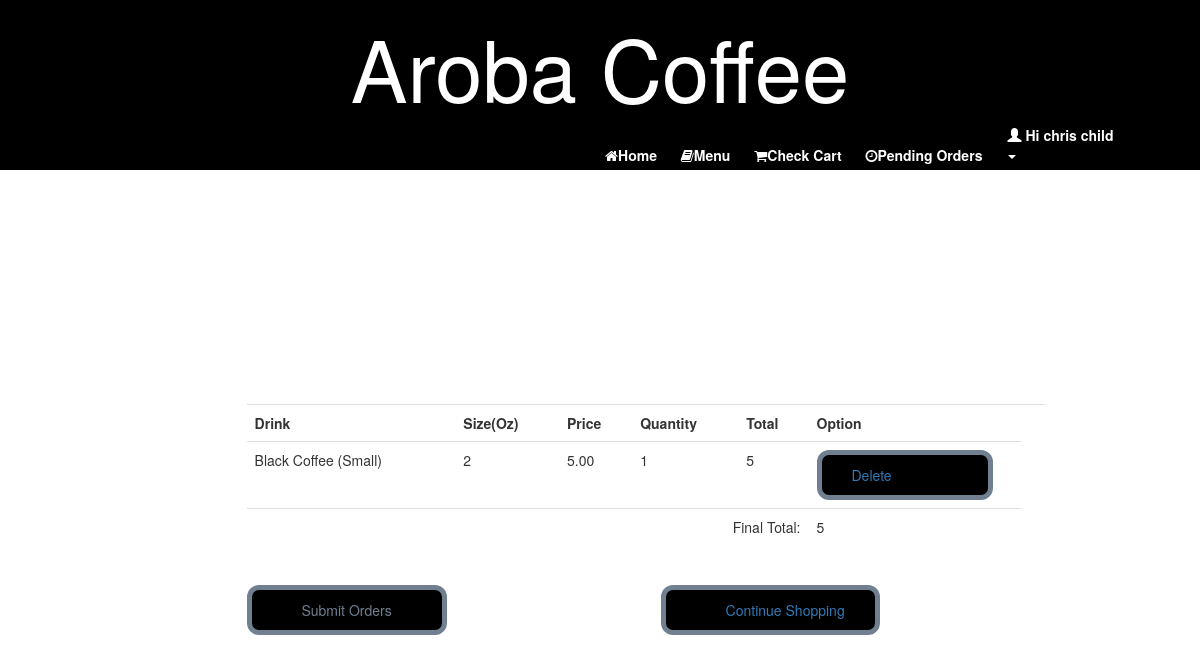
The page /cart.php?id=1 (signed in) on the database its author committed.
### tables this page shows
CREATE TABLE `users` (
  `user_id` int(10) UNSIGNED NOT NULL,
  `username` varchar(255) NOT NULL,
  `password` varchar(255) NOT NULL,
  `display_name` varchar(255) NOT NULL,
  `created_at` timestamp NOT NULL DEFAULT CURRENT_TIMESTAMP,
  `updated_at` timestamp NULL DEFAULT NULL
);

CREATE TABLE `products` (
  `product_id` int(10) UNSIGNED NOT NULL,
  `display_name` varchar(255) NOT NULL,
  `price` decimal(4,2) NOT NULL,
  `size` tinyint(2) NOT NULL COMMENT 'size in ounces',
  `created_at` timestamp NOT NULL DEFAULT CURRENT_TIMESTAMP,
  `updated_at` timestamp NULL DEFAULT NULL
);

### cart.php (the view, shortened to what this page needs)
<?php
include_once 'dbconnect.php';
if(isset($_GET['id'])){
    $result = $conn->query("SELECT * FROM products WHERE product_id =".$_GET['id']."");
   }
?>
<!doctype html>
<html>
    <head>
        <link rel="stylesheet" href="https://maxcdn.bootstrapcdn.com/bootstrap/3.3.7/css/bootstrap.min.css">
        <link rel="stylesheet" type="text/css" href="https://cdnjs.cloudflare.com/ajax/libs/font-awesome/4.7.0/css/font-awesome.min.css">
        <link rel="stylesheet" href="style.css" type="text/css" />
    </head>
  <body>
  <?php
      require_once 'navbar.php';
      ?>
      <main>
        <div class="container">
          <div class="table-responsive">
         <h2 id="carttitle">Cart</h2>
            <table class="table">
                <tr>
                  <th><strong>Drink</strong></th>
                  <th><strong>Size(Oz)</strong></th>
                  <th><strong>Price</strong></th>
                  <th><strong>Quantity</strong></th>
                  <th><strong>Total</strong></th>
                  <th><strong>Option</strong></th>
                  <th></th>
                </tr>
                  <?php
                  $cart = unserialize(serialize($_SESSION['cart']));
                  $k = 0;
                  $index = 0;
                  for($i=0; $i<count($cart); $i++){
                    $k += $cart[$i]->price * $cart[$i]->quantity;
                  ?>
                    <tr>
                      <td><?php echo $cart[$i]->display_name; ?></td>
                      <td><?php echo $cart[$i]->size; ?></td>
                      <td><?php echo $cart[$i]->price; ?></td>
                      <td><?php echo $cart[$i]->quantity; ?></td>
                      <td><?php echo $cart[$i]->price * $cart[$i]->quantity; ?></td>
                      <td><div class = "cartbtn"><a href="cart.php?index=<?php echo $index; ?>" onclick ="return confirm('Delete?')"> Delete</a></td>
                      </tr>
                      <?php
                            $index++;
                            }
                      ?>
                  <tr>
                     <td colspan = "5" align ="right"> Final Total: </td>
                     <td  align="left"><?php echo $k; ?></td>
                  </tr>
              </table>
                  <br>
                     <div class="row">
                        <div class="col-md-6">
                        <form method="POST" action="<?php echo $_SERVER['PHP_SELF']; ?>">
                          <input type="submit" class = "submitbtn btn btn-info" name="order" id="order" value="Submit Orders">
                        </form>
                          </div>
                          <div class="col-md-6">
                        <div class = "contshpbtn btn btn-info"><a href= "menu.php?id=<?php echo $product->id; ?>">Continue Shopping</a></div></div>
                    </div>
          </div>
        </div>
      </main>
  </body>
</html>

### navbar.php (shortened to what this page needs)
<?php
  include_once "dbconnect.php";
  $v = "SELECT * FROM user_roles WHERE user_id=".$_SESSION['user_id'];
   $d = $conn->query($v);
    $user = $d->fetch_array();
    $query = $conn->query("SELECT * FROM users WHERE user_id=".$_SESSION['user_id']);
    $userRow =$query->fetch_array();
  ?>
        <div id ="navbar">
          <div class = "row">
              <div class = "brandname">
                  <h1> Aroba Coffee</h1>
              </div>
               <ul class = "main-nav nav navbar-nav navbar-right">
                  <div class = "hmlg">
                   <li>
                        <a href = "home.php "> <span><i class="fa fa-home" aria-hidden="true"></i></span>Home</a>
                      </li>
                  <?php
                    if($user['role']=='customer'){
                      ?>
                      <li><a href = "menu.php "> <span><i class="fa fa-book" aria-hidden="true"></i></span>Menu</a></li>
                      <li><a href = "cart.php"> <span><i class="fa fa-shopping-cart" aria-hidden="true"></i></span>Check Cart</a></li>
                     <li><a href = "orders.php"><i class="fa fa-clock-o" aria-hidden="true"></i></span>Pending Orders</a></li>
                     <?php
                   } else{
                    ?>
                      <li><a href = "processorders.php"><i class="fa fa-clock-o" aria-hidden="true"></i></span>Process Orders</a></li>
                      <?php } ?>
                      <li class="dropdown">
                            <a href="#" class="dropdown-toggle" data-toggle="dropdown" role="button" aria-haspopup="true" aria-expanded="false" >
                                <span class="glyphicon glyphicon-user"></span>&nbsp;Hi <?php echo $userRow['display_name']; ?>&nbsp; <span class="caret"></span>
                            </a>
                        </li>
                  </div>
               </ul>
          </div>
      </div>

### style.css (style rules this page uses)
* { margin:0; padding:0; }
body { background-image: url('./image/coffeepic.jpg'); }
#navbar { width: 100%; height: 170px; background-color: black; color: white; }
.main-nav { list-style: none; float: right; margin-top: 1px; }
.main-nav li { display: inline-block; margin-left:20px; }
.main-nav li a { color: white; text-decoration: none; font-size: 100%; font-weight: bold; margin-top: 50px; }
h1 { text-align: center; font-size: 85px }
h2 { font-size: 30px; }
.btn { background-color: black; border: 5px solid #708090; padding: 10px 30px; color: #708090 ; text-decoration: none; border-radius: 12px; margin-right: 69px; }
.hmlg { margin-right: 100px; }
.btn a { margin-left: 30px; }
table { background: white; border-radius: 10px; width: 200px; resize:both; overflow: auto; }
.cartbtn { background-color: black; border: 5px solid #708090; padding: 10px 30px; color: #708090 ; border-radius: 12px; margin-right: 20px; }
#carttitle { color: white; }
.contshpbtn { background-color: black; border: 5px solid #708090; padding: 10px 30px; color: #708090 ; border-radius: 12px; margin-right: 10%; }
.submitbtn { background-color: black; border: 5px solid #708090; width:200px; padding: 10px 30px; color: #708090 ; border-radius: 12px; margin-right: 20%; }
.table-responsive { width: 70%; ; margin-left: 19%; margin-top: 15%; }
.dropdown-toggle { margin-left: 1%; }

### rows shown on the page
users: display_name "chris child"
products: display_name "Black Coffee (Small)", size "2", price "5.00", product_id "1", $cart[$i]->price * $cart[$i]->quantity "5"

### other values the page prints
$k "5"
